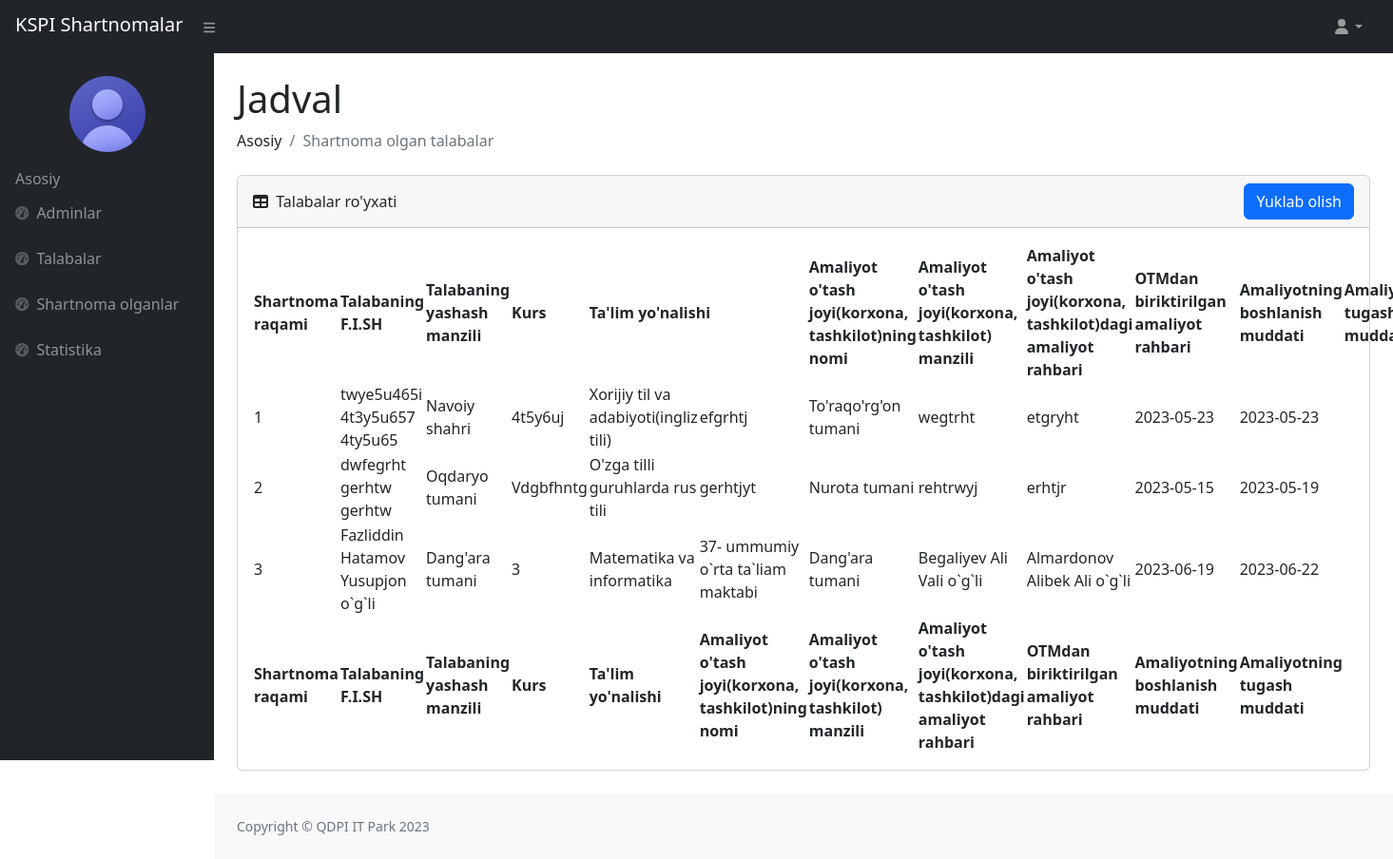
The app's page /shartnoma_olgan/ (signed in), older data.
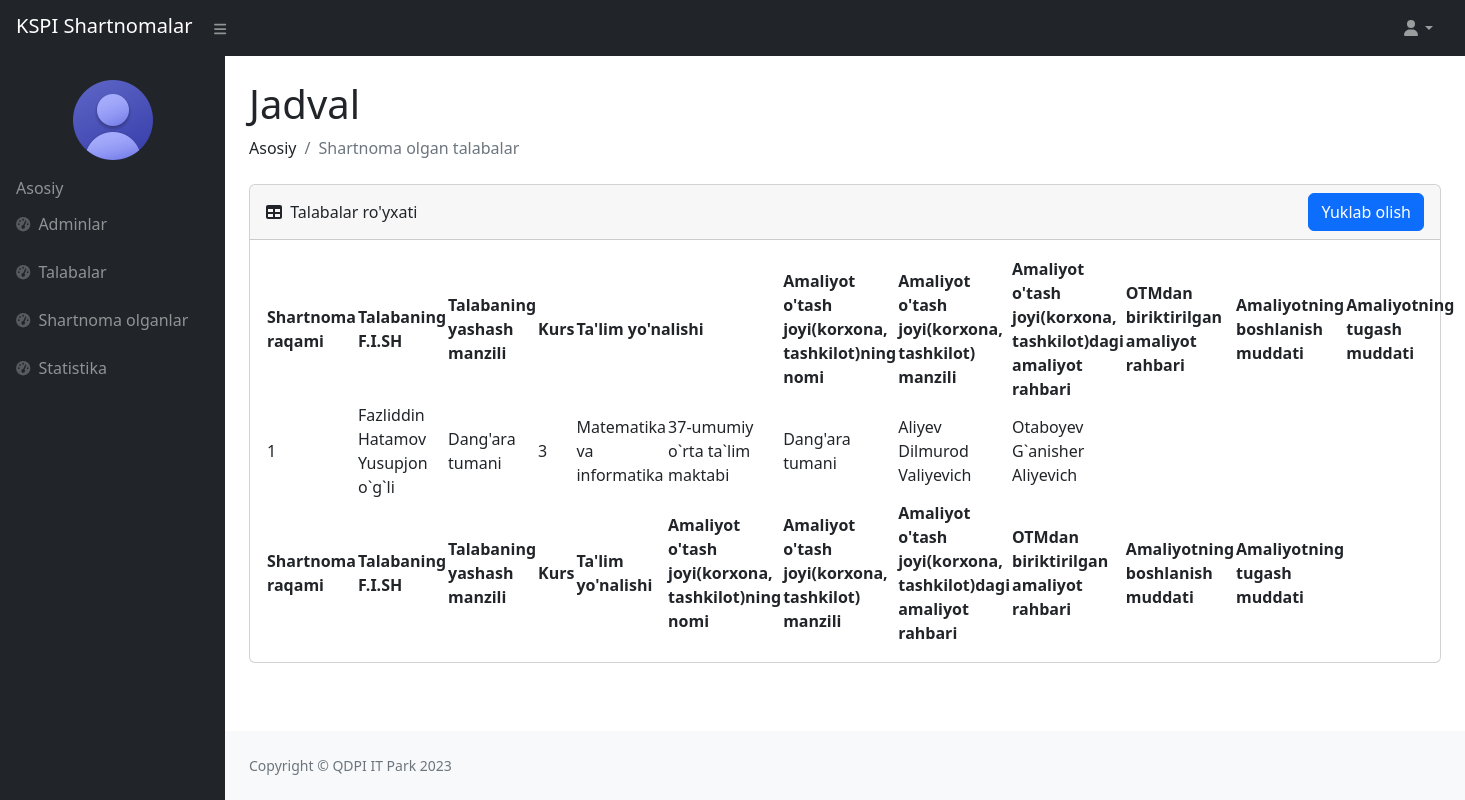
The same page, newer data.
### pdf/models.py (models this page shows, shortened)
class Pdf(models.Model):
    talaba_id = models.CharField(max_length=10, blank=True)
    shartnoma_raqami = models.CharField(max_length=100, blank=True)
    talaba_f_i_sh = models.CharField(max_length=100, blank=True)
    talaba_manzil = models.CharField(max_length=100, blank=True)
    talaba_fakulteti = models.CharField(max_length=200, blank=True)
    talaba_yonalishi = models.CharField(max_length=100, blank=True)
    talaba_kurs = models.CharField(max_length=100, blank=True)
    talaba_shifr = models.CharField(max_length=100, blank=True)
    talaba_nomer = models.CharField(max_length=200, blank=True)
    derektor_nomer = models.CharField(max_length=200, blank=True)
    amaliyot_joyi = models.CharField(max_length=100, blank=True)
    amaliyot_manzili = models.CharField(max_length=100, blank=True)
    amaliyot_rahbari = models.CharField(max_length=100, blank=True)
    biriktirilgan_rahbar = models.CharField(max_length=100, blank=True)
    amaliyot_turi = models.CharField(max_length=100, blank=True)
    amaliyot_boshlanishi = models.CharField(max_length=100, blank=True)
    amaliyot_tugashi = models.CharField(max_length=100, blank=True)
    amaliyot_buyruq_raqami = models.CharField(max_length=100, blank=True)
    korxona_nomi = models.CharField(max_length=200, blank=True)

### users/views.py (the view, shortened to what this page needs)
# urls.py: path('shartnoma_olgan/', shartnoma_olgan, name='shartnoma_olgan'),
@csrf_exempt
def shartnoma_olgan(request):
    pdf = Pdf.objects.all()
    talaba_id = User.objects.all()
    for t in talaba_id:
        amaliyotlar = Amaliyot.objects.filter(talaba=t.id)
        if amaliyotlar:
            for a in  amaliyotlar:
                shifr = ''
                buyruq_raqam = ''
                talabalar = Pdf.objects.filter(talaba_id=t.id)
                if talabalar:
                    talaba = f'{t.first_name} {t.last_name} {t.sharif}'
                    data = get_object_or_404(Pdf, talaba_id=t.id)
                    data.talaba_f_i_sh = talaba
                    data.talaba_manzil = t.tuman
                    data.talaba_kurs = t.kurs
                    data.talaba_shifr=shifr
                    data.talaba_yonalishi=t.yonalish
                    data.talaba_fakulteti=t.fakultet
                    data.amaliyot_joyi=a.muassasa
                    data.amaliyot_manzili=a.tuman_a
                    data.amaliyot_rahbari=a.a_rahbari
                    data.biriktirilgan_rahbar=a.o_a_rahbari
                    data.amaliyot_turi=a.a_turi
                    data.amaliyot_boshlanishi=a.b_sana
                    data.amaliyot_tugashi=a.t_sana
                    data.amaliyot_buyruq_raqami=buyruq_raqam
                    data.save()
                    print('update qilindi ')
        else:
            amaliyot = 'Hozirda mavjud emas'
    contex = {
        'pdf':pdf,
        'amaliyot':amaliyot,
    }
    return render(request, 'amaliyot/shartnoma_olgan.html', contex)

### templates/amaliyot/shartnoma_olgan.html (shortened to what this page needs)
{% load static %}
<!DOCTYPE html>
<html lang="en">
    <head>
        <link href="https://cdn.jsdelivr.net/npm/simple-datatables@7.1.2/dist/style.min.css" rel="stylesheet"/>
        <link rel="stylesheet" href="{% static '/superadmin/css/styles.css' %}">
    </head>
    <body class="sb-nav-fixed">
        {% if user.is_authenticated %}
        <nav class="sb-topnav navbar navbar-expand navbar-dark bg-dark d-flex justify-content-between">
            <div>
                <a class="navbar-brand ps-3" href="{% url 'home' %}">KSPI Shartnomalar</a>
                <button class="btn btn-link btn-sm order-1 order-lg-0 me-4 me-lg-0 mx-2" id="sidebarToggle" href="#!"><i class="fas fa-bars"></i></button>
            </div>
            <ul class="navbar-nav ms-auto ms-md-0 me-3 me-lg-4">
                <li class="nav-item dropdown">
                    <a class="nav-link dropdown-toggle" id="navbarDropdown" href="#" role="button" data-bs-toggle="dropdown" aria-expanded="false"><i class="fas fa-user fa-fw"></i></a>
                </li>
            </ul>
        </nav>
        <div id="layoutSidenav">
            <div id="layoutSidenav_nav">
                <nav class="sb-sidenav accordion sb-sidenav-dark" id="sidenavAccordion">
                    <div class="sb-sidenav-menu">
                        <div class="info text-center mt-3 px-2">
                            <img class="rounded-circle mx-auto d-block img-fluid" src="{% static '/superadmin/img/account.png' %}" alt="Admin picture">
                        </div>
                        <div class="nav">
                            <div class="px-3">Asosiy</div>
                            <a class="nav-link" href="{% url 'adminlar' %}">
                                <div class="sb-nav-link-icon"><i class="fas fa-tachometer-alt"></i></div>
                                Adminlar
                            </a>
                            <a class="nav-link" href="{% url 'talabalar' %}">
                                <div class="sb-nav-link-icon"><i class="fas fa-tachometer-alt"></i></div>
                                Talabalar
                            </a>
                            <a class="nav-link" href="{% url 'shartnoma_olgan' %}">
                                <div class="sb-nav-link-icon"><i class="fas fa-tachometer-alt"></i></div>
                                Shartnoma olganlar
                            </a>
                            <a class="nav-link" href="#">
                                <div class="sb-nav-link-icon"><i class="fas fa-tachometer-alt"></i></div>
                                Statistika
                            </a>
                        </div>
                    </div>
                </nav>
            </div>
            <div id="layoutSidenav_content">
                <main>
                    <div class="container-fluid px-4">
                        <h1 class="mt-4">Jadval</h1>
                        <ol class="breadcrumb mb-4">
                            <li class="breadcrumb-item">Asosiy</li>
                            <li class="breadcrumb-item active">Shartnoma olgan talabalar</li>
                        </ol>
                        <div class="card mb-4">
                            <div class="card-header align-items-center d-flex justify-content-between">
                                <div class="col-md-4">
                                    <i class="fas fa-table me-1"></i>
                                    Talabalar ro'yxati
                                </div>
                                <div>
                                    <a class="btn btn-primary" href="{% url 'malumot_csv' %}">Yuklab olish</a>
                                </div>
                            </div>
                            <div class="card-body">
                                <table id="datatablesSimple">
                                    <thead>
                                        <tr>
                                            <th rowspan="2">Shartnoma raqami</th>
                                            <th rowspan="2">Talabaning F.I.SH</th>
                                            <th rowspan="2">Talabaning yashash manzili</th>
                                            <th rowspan="2">Kurs</th>
                                            <th colspan="2">Ta'lim yo'nalishi</th>
                                            <th rowspan="2">Amaliyot o'tash joyi(korxona,<br> tashkilot)ning nomi</th>
                                            <th rowspan="2">Amaliyot o'tash joyi(korxona,<br> tashkilot) manzili</th>
                                            <th rowspan="2">Amaliyot o'tash joyi(korxona,<br> tashkilot)dagi amaliyot <br>rahbari</th>
                                            <th rowspan="2">OTMdan biriktirilgan<br> amaliyot rahbari</th>
                                            <th rowspan="2">Amaliyotning boshlanish muddati</th>
                                            <th rowspan="2">Amaliyotning tugash muddati</th>
                                        </tr>
                                    </thead>
                                    <tfoot>
                                        <tr>
                                            <th>Shartnoma raqami</th>
                                            <th>Talabaning F.I.SH</th>
                                            <th>Talabaning yashash manzili</th>
                                            <th>Kurs</th>
                                            <th>Ta'lim yo'nalishi</th>
                                            <th>Amaliyot o'tash joyi(korxona,<br> tashkilot)ning nomi</th>
                                            <th>Amaliyot o'tash joyi(korxona,<br> tashkilot) manzili</th>
                                            <th>Amaliyot o'tash joyi(korxona,<br> tashkilot)dagi amaliyot <br>rahbari</th>
                                            <th>OTMdan biriktirilgan<br> amaliyot rahbari</th>
                                            <th>Amaliyotning boshlanish muddati</th>
                                            <th>Amaliyotning tugash muddati</th>
                                        </tr>
                                    </tfoot>
                                    <tbody>
                                        {% for sh in pdf %}
                                            <tr>
                                                <td>{{sh.shartnoma_raqami}}</td>
                                                <td>{{sh.talaba_f_i_sh}}</td>
                                                <td>{{sh.talaba_manzil}}</td>
                                                <td>{{sh.talaba_kurs}}</td>
                                                <td>{{sh.talaba_yonalishi}}</td>
                                                <td>{{sh.amaliyot_joyi}}</td>
                                                <td>{{sh.amaliyot_manzili}}</td>
                                                <td>{{sh.amaliyot_rahbari}}</td>
                                                <td>{{sh.biriktirilgan_rahbar}}</td>
                                                <td>{{sh.amaliyot_boshlanishi}}</td>
                                                <td>{{sh.amaliyot_tugashi}}</td>
                                            </tr>
                                        {% endfor %}
                                    </tbody>
                                </table>
                            </div>
                        </div>
                    </div>
                </main>
                <footer class="py-4 bg-light mt-auto">
                    <div class="container-fluid px-4">
                        <div class="d-flex align-items-center justify-content-between small">
                            <div class="text-muted">Copyright &copy; QDPI IT Park 2023</div>
                        </div>
                    </div>
                </footer>
            </div>
        </div>
        {% endif %}
    </body>
</html>

Row changes from the older to the newer data that the page shows:
removed Pdf: shartnoma_raqami "1", talaba_f_i_sh "twye5u465i 4t3y5u657 4ty5u65", talaba_manzil "Navoiy shahri", talaba_kurs "4t5y6uj", talaba_yonalishi "Xorijiy til va adabiyoti(ingliz tili)", amaliyot_joyi "efgrhtj", amaliyot_manzili "To'raqo'rg'on tumani", amaliyot_rahbari "wegtrht", biriktirilgan_rahbar "etgryht", amaliyot_boshlanishi "2023-05-23", amaliyot_tugashi "2023-05-23"
removed Pdf: shartnoma_raqami "2", talaba_f_i_sh "dwfegrht gerhtw gerhtw", talaba_manzil "Oqdaryo tumani", talaba_kurs "Vdgbfhntg", talaba_yonalishi "O'zga tilli guruhlarda rus tili", amaliyot_joyi "gerhtjyt", amaliyot_manzili "Nurota tumani", amaliyot_rahbari "rehtrwyj", biriktirilgan_rahbar "erhtjr", amaliyot_boshlanishi "2023-05-15", amaliyot_tugashi "2023-05-19"
removed Pdf: shartnoma_raqami "3", talaba_f_i_sh "Fazliddin Hatamov Yusupjon o`g`li", talaba_manzil "Dang'ara tumani", talaba_kurs "3", talaba_yonalishi "Matematika va informatika", amaliyot_joyi "37- ummumiy o`rta ta`liam maktabi", amaliyot_manzili "Dang'ara tumani", amaliyot_rahbari "Begaliyev Ali Vali o`g`li", biriktirilgan_rahbar "Almardonov Alibek Ali o`g`li", amaliyot_boshlanishi "2023-06-19", amaliyot_tugashi "2023-06-22"
added Pdf: shartnoma_raqami "1", talaba_f_i_sh "Fazliddin Hatamov Yusupjon o`g`li", talaba_manzil "Dang'ara tumani", talaba_kurs "3", talaba_yonalishi "Matematika va informatika", amaliyot_joyi "37-umumiy o`rta ta`lim maktabi", amaliyot_manzili "Dang'ara tumani", amaliyot_rahbari "Aliyev Dilmurod Valiyevich", biriktirilgan_rahbar "Otaboyev G`anisher Aliyevich"
